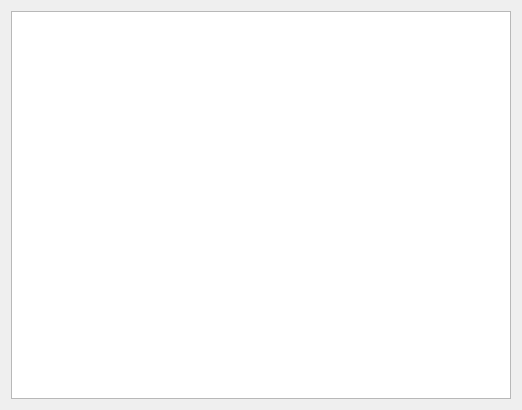
<?xml version="1.0" encoding="UTF-8"?>
<ui version="4.0">
 <class>DialogASCIITable</class>
 <widget class="QDialog" name="DialogASCIITable">
  <property name="geometry">
   <rect>
    <x>0</x>
    <y>0</y>
    <width>522</width>
    <height>410</height>
   </rect>
  </property>
  <property name="windowTitle">
   <string>ASCII Table</string>
  </property>
  <layout class="QVBoxLayout" name="verticalLayout">
   <item>
    <widget class="QTableView" name="tableView"/>
   </item>
  </layout>
 </widget>
 <resources/>
 <connections/>
</ui>
